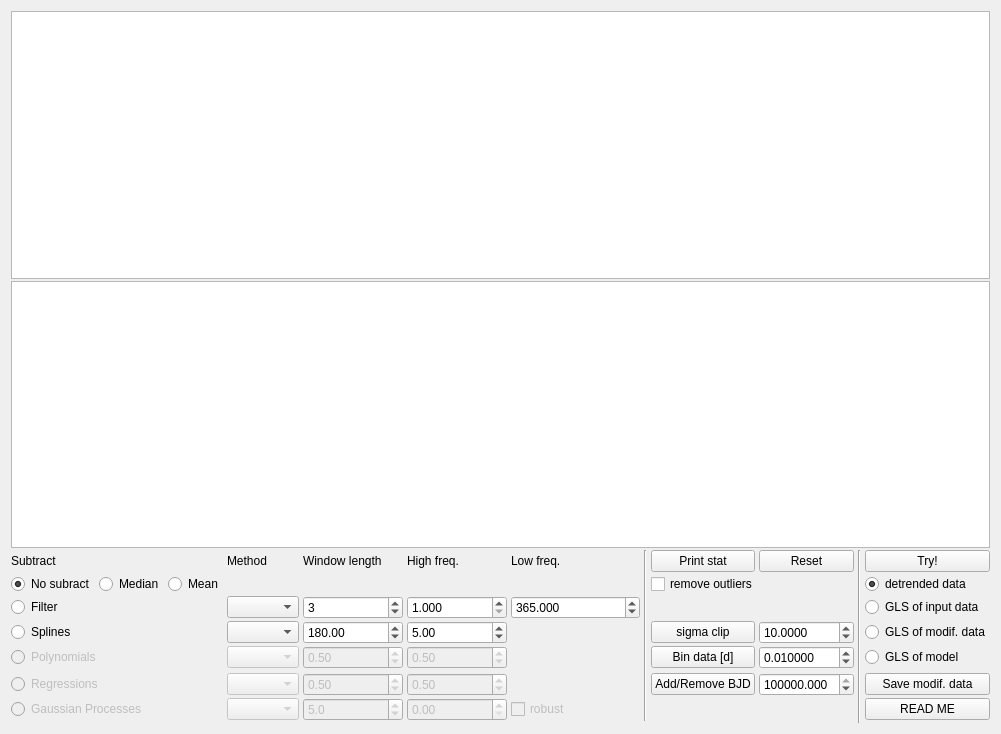
<?xml version="1.0" encoding="UTF-8"?>
<ui version="4.0">
 <class>Rvs_data</class>
 <widget class="QWidget" name="Rvs_data">
  <property name="geometry">
   <rect>
    <x>0</x>
    <y>0</y>
    <width>1001</width>
    <height>734</height>
   </rect>
  </property>
  <property name="font">
   <font>
    <pointsize>9</pointsize>
   </font>
  </property>
  <property name="windowTitle">
   <string>RV data options</string>
  </property>
  <property name="windowIcon">
   <iconset>
    <normaloff>../../../../../.designer/backup/33_striker.png</normaloff>../../../../../.designer/backup/33_striker.png</iconset>
  </property>
  <property name="locale">
   <locale language="English" country="UnitedKingdom"/>
  </property>
  <layout class="QGridLayout" name="gridLayout_2">
   <item row="0" column="0">
    <layout class="QGridLayout" name="gridLayout">
     <property name="horizontalSpacing">
      <number>4</number>
     </property>
     <property name="verticalSpacing">
      <number>2</number>
     </property>
     <item row="3" column="8" colspan="2">
      <widget class="QCheckBox" name="click_to_reject">
       <property name="font">
        <font>
         <pointsize>9</pointsize>
        </font>
       </property>
       <property name="text">
        <string>remove outliers</string>
       </property>
      </widget>
     </item>
     <item row="2" column="11">
      <widget class="QPushButton" name="try_button">
       <property name="font">
        <font>
         <pointsize>9</pointsize>
        </font>
       </property>
       <property name="text">
        <string>Try!</string>
       </property>
      </widget>
     </item>
     <item row="9" column="3">
      <widget class="QComboBox" name="comboBox_GP">
       <property name="enabled">
        <bool>false</bool>
       </property>
       <property name="font">
        <font>
         <pointsize>9</pointsize>
        </font>
       </property>
      </widget>
     </item>
     <item row="6" column="9">
      <widget class="QDoubleSpinBox" name="bin_data">
       <property name="enabled">
        <bool>true</bool>
       </property>
       <property name="font">
        <font>
         <pointsize>9</pointsize>
        </font>
       </property>
       <property name="suffix">
        <string/>
       </property>
       <property name="decimals">
        <number>6</number>
       </property>
       <property name="minimum">
        <double>0.000010000000000</double>
       </property>
       <property name="singleStep">
        <double>0.001000000000000</double>
       </property>
       <property name="value">
        <double>0.010000000000000</double>
       </property>
      </widget>
     </item>
     <item row="2" column="5">
      <widget class="QLabel" name="label_high_freq">
       <property name="font">
        <font>
         <pointsize>9</pointsize>
        </font>
       </property>
       <property name="text">
        <string>High freq.</string>
       </property>
      </widget>
     </item>
     <item row="5" column="5">
      <widget class="QDoubleSpinBox" name="spline_bt">
       <property name="enabled">
        <bool>true</bool>
       </property>
       <property name="minimumSize">
        <size>
         <width>100</width>
         <height>0</height>
        </size>
       </property>
       <property name="font">
        <font>
         <pointsize>9</pointsize>
        </font>
       </property>
       <property name="maximum">
        <double>20000000.000000000000000</double>
       </property>
       <property name="singleStep">
        <double>0.100000000000000</double>
       </property>
       <property name="value">
        <double>5.000000000000000</double>
       </property>
      </widget>
     </item>
     <item row="8" column="5">
      <widget class="QDoubleSpinBox" name="regres_bt">
       <property name="enabled">
        <bool>false</bool>
       </property>
       <property name="font">
        <font>
         <pointsize>9</pointsize>
        </font>
       </property>
       <property name="maximum">
        <double>1.000000000000000</double>
       </property>
       <property name="singleStep">
        <double>0.100000000000000</double>
       </property>
       <property name="value">
        <double>0.500000000000000</double>
       </property>
      </widget>
     </item>
     <item row="8" column="8">
      <widget class="QPushButton" name="add_epoch">
       <property name="font">
        <font>
         <pointsize>9</pointsize>
        </font>
       </property>
       <property name="text">
        <string>Add/Remove BJD</string>
       </property>
      </widget>
     </item>
     <item row="2" column="10" rowspan="9">
      <widget class="Line" name="line">
       <property name="orientation">
        <enum>Qt::Vertical</enum>
       </property>
      </widget>
     </item>
     <item row="9" column="11">
      <widget class="QPushButton" name="readme_button">
       <property name="font">
        <font>
         <pointsize>9</pointsize>
        </font>
       </property>
       <property name="text">
        <string>READ ME</string>
       </property>
      </widget>
     </item>
     <item row="6" column="8">
      <widget class="QPushButton" name="button_bin_data">
       <property name="font">
        <font>
         <pointsize>9</pointsize>
        </font>
       </property>
       <property name="text">
        <string>Bin data [d]</string>
       </property>
      </widget>
     </item>
     <item row="5" column="3">
      <widget class="QComboBox" name="comboBox_splines">
       <property name="enabled">
        <bool>true</bool>
       </property>
       <property name="font">
        <font>
         <pointsize>9</pointsize>
        </font>
       </property>
      </widget>
     </item>
     <item row="4" column="5">
      <widget class="QDoubleSpinBox" name="filter_high_freq">
       <property name="minimumSize">
        <size>
         <width>100</width>
         <height>0</height>
        </size>
       </property>
       <property name="font">
        <font>
         <pointsize>9</pointsize>
        </font>
       </property>
       <property name="locale">
        <locale language="English" country="UnitedKingdom"/>
       </property>
       <property name="decimals">
        <number>3</number>
       </property>
       <property name="minimum">
        <double>1.000000000000000</double>
       </property>
       <property name="maximum">
        <double>999999.000000000000000</double>
       </property>
       <property name="singleStep">
        <double>1.000000000000000</double>
       </property>
       <property name="value">
        <double>1.000000000000000</double>
       </property>
      </widget>
     </item>
     <item row="6" column="4">
      <widget class="QDoubleSpinBox" name="poly_wl">
       <property name="enabled">
        <bool>false</bool>
       </property>
       <property name="font">
        <font>
         <pointsize>9</pointsize>
        </font>
       </property>
       <property name="minimum">
        <double>0.100000000000000</double>
       </property>
       <property name="maximum">
        <double>2.000000000000000</double>
       </property>
       <property name="singleStep">
        <double>0.100000000000000</double>
       </property>
       <property name="value">
        <double>0.500000000000000</double>
       </property>
      </widget>
     </item>
     <item row="2" column="4">
      <widget class="QLabel" name="label_wl">
       <property name="font">
        <font>
         <pointsize>9</pointsize>
        </font>
       </property>
       <property name="text">
        <string>Window length</string>
       </property>
      </widget>
     </item>
     <item row="4" column="11">
      <widget class="QRadioButton" name="GLS_of_data">
       <property name="font">
        <font>
         <pointsize>9</pointsize>
        </font>
       </property>
       <property name="text">
        <string>GLS of input data</string>
       </property>
       <attribute name="buttonGroup">
        <string notr="true">buttonGroup_plot2</string>
       </attribute>
      </widget>
     </item>
     <item row="9" column="4">
      <widget class="QDoubleSpinBox" name="kernel_size">
       <property name="enabled">
        <bool>false</bool>
       </property>
       <property name="font">
        <font>
         <pointsize>9</pointsize>
        </font>
       </property>
       <property name="decimals">
        <number>1</number>
       </property>
       <property name="maximum">
        <double>100.000000000000000</double>
       </property>
       <property name="singleStep">
        <double>0.100000000000000</double>
       </property>
       <property name="value">
        <double>5.000000000000000</double>
       </property>
      </widget>
     </item>
     <item row="2" column="9">
      <widget class="QPushButton" name="reset_data">
       <property name="font">
        <font>
         <pointsize>9</pointsize>
        </font>
       </property>
       <property name="text">
        <string>Reset</string>
       </property>
      </widget>
     </item>
     <item row="3" column="6">
      <spacer name="horizontalSpacer">
       <property name="orientation">
        <enum>Qt::Horizontal</enum>
       </property>
       <property name="sizeHint" stdset="0">
        <size>
         <width>13</width>
         <height>20</height>
        </size>
       </property>
      </spacer>
     </item>
     <item row="9" column="6">
      <widget class="QCheckBox" name="checkBox_GP_robust">
       <property name="enabled">
        <bool>false</bool>
       </property>
       <property name="font">
        <font>
         <pointsize>9</pointsize>
        </font>
       </property>
       <property name="text">
        <string>robust</string>
       </property>
      </widget>
     </item>
     <item row="6" column="3">
      <widget class="QComboBox" name="comboBox_poly">
       <property name="enabled">
        <bool>false</bool>
       </property>
       <property name="font">
        <font>
         <pointsize>9</pointsize>
        </font>
       </property>
      </widget>
     </item>
     <item row="3" column="2">
      <widget class="QRadioButton" name="radio_remove_mean">
       <property name="font">
        <font>
         <pointsize>9</pointsize>
        </font>
       </property>
       <property name="text">
        <string>Mean</string>
       </property>
       <property name="checked">
        <bool>false</bool>
       </property>
       <attribute name="buttonGroup">
        <string notr="true">buttonGroup_trendOptions</string>
       </attribute>
      </widget>
     </item>
     <item row="8" column="3">
      <widget class="QComboBox" name="comboBox_regs">
       <property name="enabled">
        <bool>false</bool>
       </property>
       <property name="font">
        <font>
         <pointsize>9</pointsize>
        </font>
       </property>
      </widget>
     </item>
     <item row="3" column="11">
      <widget class="QRadioButton" name="flatten_data">
       <property name="font">
        <font>
         <pointsize>9</pointsize>
        </font>
       </property>
       <property name="text">
        <string>detrended data</string>
       </property>
       <property name="checked">
        <bool>true</bool>
       </property>
       <attribute name="buttonGroup">
        <string notr="true">buttonGroup_plot2</string>
       </attribute>
      </widget>
     </item>
     <item row="2" column="8">
      <widget class="QPushButton" name="print_stat">
       <property name="font">
        <font>
         <pointsize>9</pointsize>
        </font>
       </property>
       <property name="text">
        <string>Print stat</string>
       </property>
      </widget>
     </item>
     <item row="5" column="4">
      <widget class="QDoubleSpinBox" name="spline_wl">
       <property name="enabled">
        <bool>true</bool>
       </property>
       <property name="font">
        <font>
         <pointsize>9</pointsize>
        </font>
       </property>
       <property name="minimum">
        <double>0.100000000000000</double>
       </property>
       <property name="maximum">
        <double>2000000.000000000000000</double>
       </property>
       <property name="singleStep">
        <double>0.100000000000000</double>
       </property>
       <property name="value">
        <double>180.000000000000000</double>
       </property>
      </widget>
     </item>
     <item row="6" column="5">
      <widget class="QDoubleSpinBox" name="poly_bt">
       <property name="enabled">
        <bool>false</bool>
       </property>
       <property name="font">
        <font>
         <pointsize>9</pointsize>
        </font>
       </property>
       <property name="maximum">
        <double>1.000000000000000</double>
       </property>
       <property name="singleStep">
        <double>0.100000000000000</double>
       </property>
       <property name="value">
        <double>0.500000000000000</double>
       </property>
      </widget>
     </item>
     <item row="8" column="9">
      <widget class="QDoubleSpinBox" name="extra_BJD">
       <property name="maximumSize">
        <size>
         <width>100</width>
         <height>16777215</height>
        </size>
       </property>
       <property name="font">
        <font>
         <pointsize>9</pointsize>
        </font>
       </property>
       <property name="decimals">
        <number>3</number>
       </property>
       <property name="minimum">
        <double>-9999999.000000000000000</double>
       </property>
       <property name="maximum">
        <double>9999999.000000000000000</double>
       </property>
       <property name="value">
        <double>2457000.000000000000000</double>
       </property>
      </widget>
     </item>
     <item row="5" column="8">
      <widget class="QPushButton" name="button_sigma_clip">
       <property name="font">
        <font>
         <pointsize>9</pointsize>
        </font>
       </property>
       <property name="text">
        <string>sigma clip</string>
       </property>
      </widget>
     </item>
     <item row="2" column="3">
      <widget class="QLabel" name="label_method">
       <property name="font">
        <font>
         <pointsize>9</pointsize>
        </font>
       </property>
       <property name="text">
        <string>Method</string>
       </property>
      </widget>
     </item>
     <item row="6" column="11">
      <widget class="QRadioButton" name="GLS_of_model">
       <property name="font">
        <font>
         <pointsize>9</pointsize>
        </font>
       </property>
       <property name="text">
        <string>GLS of model</string>
       </property>
       <attribute name="buttonGroup">
        <string notr="true">buttonGroup_plot2</string>
       </attribute>
      </widget>
     </item>
     <item row="3" column="1">
      <widget class="QRadioButton" name="radio_remove_median">
       <property name="font">
        <font>
         <pointsize>9</pointsize>
        </font>
       </property>
       <property name="text">
        <string>Median</string>
       </property>
       <property name="checked">
        <bool>false</bool>
       </property>
       <attribute name="buttonGroup">
        <string notr="true">buttonGroup_trendOptions</string>
       </attribute>
      </widget>
     </item>
     <item row="4" column="3">
      <widget class="QComboBox" name="comboBox_sliders">
       <property name="font">
        <font>
         <pointsize>9</pointsize>
        </font>
       </property>
      </widget>
     </item>
     <item row="2" column="6">
      <widget class="QLabel" name="label_low_freq">
       <property name="text">
        <string>Low freq. </string>
       </property>
      </widget>
     </item>
     <item row="8" column="4">
      <widget class="QDoubleSpinBox" name="regres_wl">
       <property name="enabled">
        <bool>false</bool>
       </property>
       <property name="font">
        <font>
         <pointsize>9</pointsize>
        </font>
       </property>
       <property name="minimum">
        <double>0.100000000000000</double>
       </property>
       <property name="maximum">
        <double>2.000000000000000</double>
       </property>
       <property name="singleStep">
        <double>0.100000000000000</double>
       </property>
       <property name="value">
        <double>0.500000000000000</double>
       </property>
      </widget>
     </item>
     <item row="8" column="11">
      <widget class="QPushButton" name="saveProduct">
       <property name="font">
        <font>
         <pointsize>9</pointsize>
        </font>
       </property>
       <property name="text">
        <string>Save modif. data</string>
       </property>
      </widget>
     </item>
     <item row="2" column="7" rowspan="8">
      <widget class="Line" name="line_2">
       <property name="orientation">
        <enum>Qt::Vertical</enum>
       </property>
      </widget>
     </item>
     <item row="9" column="5">
      <widget class="QDoubleSpinBox" name="GP_period">
       <property name="enabled">
        <bool>false</bool>
       </property>
       <property name="font">
        <font>
         <pointsize>9</pointsize>
        </font>
       </property>
      </widget>
     </item>
     <item row="5" column="11">
      <widget class="QRadioButton" name="GLS_of_detr_data">
       <property name="font">
        <font>
         <pointsize>9</pointsize>
        </font>
       </property>
       <property name="text">
        <string>GLS of modif. data</string>
       </property>
       <attribute name="buttonGroup">
        <string notr="true">buttonGroup_plot2</string>
       </attribute>
      </widget>
     </item>
     <item row="4" column="4">
      <widget class="QDoubleSpinBox" name="filter_order">
       <property name="minimumSize">
        <size>
         <width>100</width>
         <height>0</height>
        </size>
       </property>
       <property name="font">
        <font>
         <pointsize>9</pointsize>
        </font>
       </property>
       <property name="locale">
        <locale language="English" country="UnitedKingdom"/>
       </property>
       <property name="decimals">
        <number>0</number>
       </property>
       <property name="minimum">
        <double>1.000000000000000</double>
       </property>
       <property name="maximum">
        <double>30.000000000000000</double>
       </property>
       <property name="singleStep">
        <double>1.000000000000000</double>
       </property>
       <property name="value">
        <double>3.000000000000000</double>
       </property>
      </widget>
     </item>
     <item row="4" column="6">
      <widget class="QDoubleSpinBox" name="filter_low_freq">
       <property name="minimumSize">
        <size>
         <width>100</width>
         <height>0</height>
        </size>
       </property>
       <property name="font">
        <font>
         <pointsize>9</pointsize>
        </font>
       </property>
       <property name="locale">
        <locale language="English" country="UnitedKingdom"/>
       </property>
       <property name="decimals">
        <number>3</number>
       </property>
       <property name="minimum">
        <double>1.000000000000000</double>
       </property>
       <property name="maximum">
        <double>999999.000000000000000</double>
       </property>
       <property name="singleStep">
        <double>1.000000000000000</double>
       </property>
       <property name="value">
        <double>365.000000000000000</double>
       </property>
      </widget>
     </item>
     <item row="5" column="9">
      <widget class="QDoubleSpinBox" name="rvs_sigma_clip">
       <property name="enabled">
        <bool>true</bool>
       </property>
       <property name="font">
        <font>
         <pointsize>9</pointsize>
        </font>
       </property>
       <property name="decimals">
        <number>4</number>
       </property>
       <property name="minimum">
        <double>0.500000000000000</double>
       </property>
       <property name="maximum">
        <double>30.000000000000000</double>
       </property>
       <property name="singleStep">
        <double>0.500000000000000</double>
       </property>
       <property name="value">
        <double>10.000000000000000</double>
       </property>
      </widget>
     </item>
     <item row="3" column="0">
      <widget class="QRadioButton" name="radio_no_remove">
       <property name="text">
        <string>No subract</string>
       </property>
       <property name="checked">
        <bool>true</bool>
       </property>
       <attribute name="buttonGroup">
        <string notr="true">buttonGroup_trendOptions</string>
       </attribute>
      </widget>
     </item>
     <item row="1" column="0" colspan="12">
      <widget class="PlotWidget" name="plot_2">
       <property name="mouseTracking">
        <bool>true</bool>
       </property>
      </widget>
     </item>
     <item row="0" column="0" colspan="12">
      <widget class="PlotWidget" name="plot">
       <property name="mouseTracking">
        <bool>true</bool>
       </property>
      </widget>
     </item>
     <item row="4" column="0" colspan="3">
      <widget class="QRadioButton" name="radio_timeW">
       <property name="font">
        <font>
         <pointsize>9</pointsize>
        </font>
       </property>
       <property name="text">
        <string>Filter</string>
       </property>
       <attribute name="buttonGroup">
        <string notr="true">buttonGroup_trendOptions</string>
       </attribute>
      </widget>
     </item>
     <item row="5" column="0" colspan="3">
      <widget class="QRadioButton" name="radio_Splines">
       <property name="enabled">
        <bool>true</bool>
       </property>
       <property name="font">
        <font>
         <pointsize>9</pointsize>
        </font>
       </property>
       <property name="text">
        <string>Splines</string>
       </property>
       <attribute name="buttonGroup">
        <string notr="true">buttonGroup_trendOptions</string>
       </attribute>
      </widget>
     </item>
     <item row="2" column="0" colspan="3">
      <widget class="QLabel" name="label">
       <property name="font">
        <font>
         <pointsize>9</pointsize>
        </font>
       </property>
       <property name="text">
        <string>Subtract</string>
       </property>
      </widget>
     </item>
     <item row="6" column="0" colspan="3">
      <widget class="QRadioButton" name="radio_Polynomials">
       <property name="enabled">
        <bool>false</bool>
       </property>
       <property name="font">
        <font>
         <pointsize>9</pointsize>
        </font>
       </property>
       <property name="text">
        <string>Polynomials</string>
       </property>
       <attribute name="buttonGroup">
        <string notr="true">buttonGroup_trendOptions</string>
       </attribute>
      </widget>
     </item>
     <item row="8" column="0" colspan="3">
      <widget class="QRadioButton" name="radio_Regressions">
       <property name="enabled">
        <bool>false</bool>
       </property>
       <property name="font">
        <font>
         <pointsize>9</pointsize>
        </font>
       </property>
       <property name="text">
        <string>Regressions</string>
       </property>
       <attribute name="buttonGroup">
        <string notr="true">buttonGroup_trendOptions</string>
       </attribute>
      </widget>
     </item>
     <item row="9" column="0" colspan="3">
      <widget class="QRadioButton" name="radio_GPs">
       <property name="enabled">
        <bool>false</bool>
       </property>
       <property name="font">
        <font>
         <pointsize>9</pointsize>
        </font>
       </property>
       <property name="text">
        <string>Gaussian Processes</string>
       </property>
       <attribute name="buttonGroup">
        <string notr="true">buttonGroup_trendOptions</string>
       </attribute>
      </widget>
     </item>
    </layout>
   </item>
  </layout>
 </widget>
 <customwidgets>
  <customwidget>
   <class>PlotWidget</class>
   <extends>QGraphicsView</extends>
   <header location="global">pyqtgraph</header>
  </customwidget>
 </customwidgets>
 <resources/>
 <connections/>
 <buttongroups>
  <buttongroup name="buttonGroup_plot2"/>
  <buttongroup name="buttonGroup_trendOptions"/>
 </buttongroups>
</ui>
